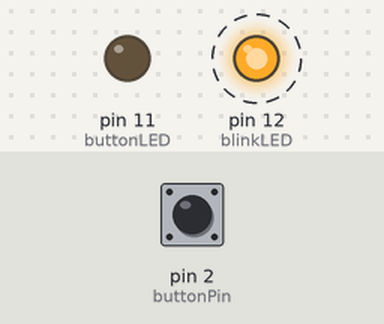
This program was run on a simulated Arduino Uno, built with avr-gcc and run on an emulated ATmega328P. Parts: output pins drawn as LEDs (lit = HIGH). Dashed ring = blinking. Inputs (shaded band) come from the test bench; at power-on: pin 2 (buttonPin) HIGH.

Above: at 1.25 s.
1.3 s: pin 2 (buttonPin) pulled LOW for 0.15 s
At 1.7 s:
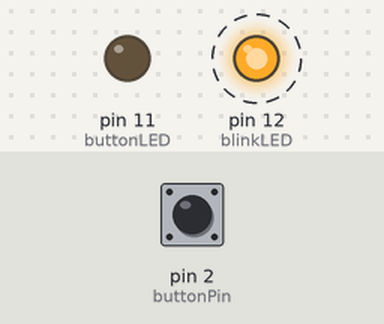
4.3 s: pin 2 (buttonPin) pulled LOW for 3.2 s
At 4.5 s:
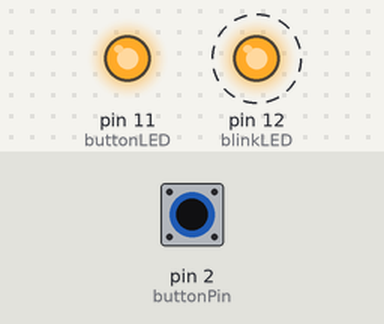
Timing chart, 0 to 15.0 s (numbered marks = the images above; inputs shaded):
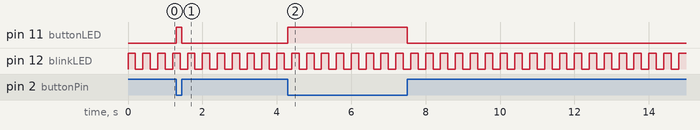

The program:

main.cpp
```cpp
#include <Arduino.h>

int buttonPin = 2;  // Pin tombol (harus pin interrupt: 2 atau 3 pada Arduino Uno)
int buttonLED = 11; // LED yang dikontrol oleh tombol (via interrupt)
int blinkLED = 12;  // LED yang akan berkedip terus di loop

// Variabel global untuk menyimpan status tombol
volatile int buttonState;  // volatile karena diakses oleh ISR

/* Fungsi Interrupt Service Routine (ISR)
Fungsi ini akan dipanggil otomatis saat terjadi interrupt */
void buttonInterrupt() {
  // Membaca kondisi tombol
  buttonState = digitalRead(buttonPin);
  // Jika tombol tidak ditekan (HIGH karena INPUT_PULLUP)
  if (buttonState == HIGH) {
    digitalWrite(buttonLED, LOW); // Matikan LED jika tombol dilepas
  }
  // Jika tombol ditekan (LOW)
  if (buttonState == LOW) {
    digitalWrite(buttonLED, HIGH); // Nyalakan LED jika tombol ditekan
  }
}

void setup() {
  // Set pin sebagai input dengan internal pull-up resistor
  pinMode(buttonPin, INPUT_PULLUP);

  // Set pin LED sebagai output
  pinMode(buttonLED, OUTPUT);
  pinMode(blinkLED, OUTPUT);

  /*
  Mengaktifkan interrupt
  digitalPinToInterrupt(buttonPin) → konversi pin ke nomor interrupt
  buttonInterrupt → fungsi ISR yang dipanggil
  CHANGE → interrupt terjadi saat perubahan HIGH ↔ LOW
  */
  attachInterrupt(digitalPinToInterrupt(buttonPin), buttonInterrupt, CHANGE);
}

void loop() {
  // LED ini akan terus berkedip (simulasi proses utama)
  digitalWrite(blinkLED, HIGH);
  delay(200); // delay (blocking)
  digitalWrite(blinkLED, LOW);
  delay(200);// delay (blocking)
}
```

Measured:
- after the input at 1.3 s, pin 11 (buttonLED): LOW → HIGH at once, → LOW 0.15 s later
- after the input at 4.3 s, pin 11 (buttonLED): LOW → HIGH at once, → LOW 3.2 s later
- by itself, pin 12 (blinkLED): alternates HIGH for 0.20 s and LOW for 0.20 s
